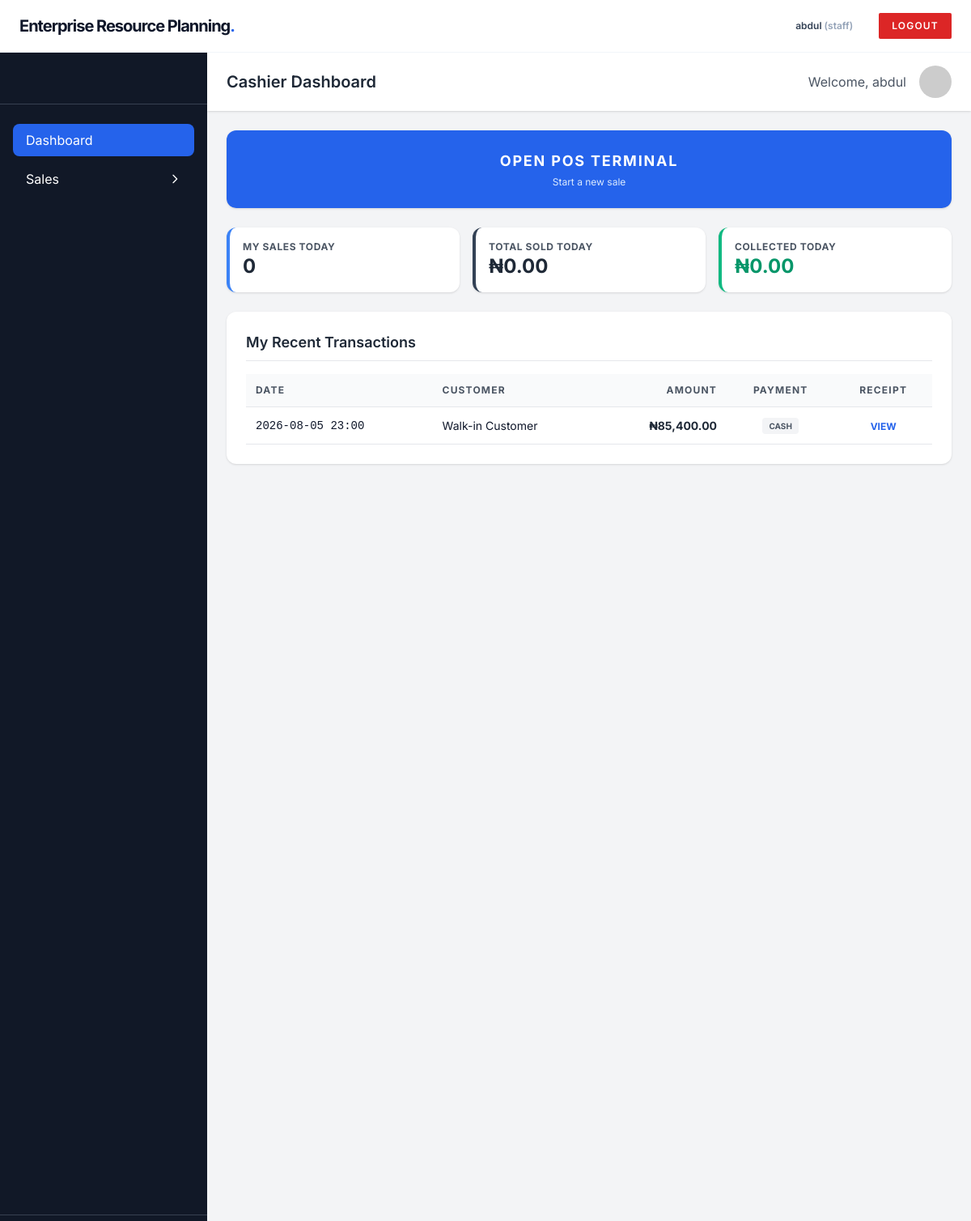
The app's page /cashier_dashboard.php (signed in) with its own data.
### tables this page shows
CREATE TABLE `sales` (
  `id` int(11) NOT NULL,
  `user_id` int(11) DEFAULT NULL,
  `total_amount` decimal(12,2) NOT NULL,
  `paid_amount` decimal(12,2) NOT NULL,
  `payment_method` varchar(50) DEFAULT NULL,
  `customer_name` varchar(150) DEFAULT NULL,
  `created_at` timestamp NOT NULL DEFAULT current_timestamp(),
  `sale_date` datetime NOT NULL DEFAULT current_timestamp()
);

### cashier_dashboard.php (the view, shortened to what this page needs)
<?php
require_once __DIR__ . '/config/db.php';
$user_id = current_user_id();
$today_sales_count = $pdo->prepare("
    SELECT COUNT(*) FROM sales WHERE user_id = ? AND DATE(sale_date) = CURDATE()
");
$today_sales_count->execute([$user_id]);
$today_sales_count = $today_sales_count->fetchColumn();
$today_sales_total = $pdo->prepare("
    SELECT SUM(total_amount) FROM sales WHERE user_id = ? AND DATE(sale_date) = CURDATE()
");
$today_sales_total->execute([$user_id]);
$today_sales_total = $today_sales_total->fetchColumn() ?: 0;
$today_collected = $pdo->prepare("
    SELECT SUM(paid_amount) FROM sales WHERE user_id = ? AND DATE(sale_date) = CURDATE()
");
$today_collected->execute([$user_id]);
$today_collected = $today_collected->fetchColumn() ?: 0;
$recent = $pdo->prepare("
    SELECT id, total_amount, paid_amount, payment_method, customer_name, sale_date
    FROM sales
    WHERE user_id = ?
    ORDER BY sale_date DESC
    LIMIT 10
");
$recent->execute([$user_id]);
$recent_sales = $recent->fetchAll(PDO::FETCH_ASSOC);
include __DIR__ . '/header.php';
?>
<div class="flex min-h-screen bg-gray-100">
    <?php include __DIR__ . '/sidebar.php'; ?>
    <div class="flex-1 flex flex-col">
        <header class="bg-white shadow px-6 py-4 flex justify-between items-center">
            <h1 class="text-xl font-semibold text-gray-800">Cashier Dashboard</h1>
            <div class="flex items-center space-x-4">
                <span class="text-gray-600">Welcome, <?= htmlspecialchars($_SESSION['user']['username']) ?></span>
                <img src="https://ui-avatars.com/api/?name=<?= urlencode($_SESSION['user']['username']) ?>" class="w-10 h-10 rounded-full" alt="User Avatar">
            </div>
        </header>
        <main class="p-4 sm:p-6 w-full">
            <a href="sales/pos.php" class="block mb-6 bg-blue-600 hover:bg-blue-700 text-white rounded-xl shadow p-6 text-center transition">
                <span class="text-lg font-bold uppercase tracking-widest">Open POS Terminal</span>
                <p class="text-xs text-blue-100 mt-1">Start a new sale</p>
            </a>
            <div class="grid grid-cols-1 sm:grid-cols-3 gap-4 mb-6">
                <div class="bg-white p-4 rounded-xl shadow border-l-4 border-blue-500">
                    <h2 class="text-gray-600 text-xs font-bold uppercase tracking-wider">My Sales Today</h2>
                    <p class="text-2xl font-bold text-gray-800"><?= (int)$today_sales_count ?></p>
                </div>
                <div class="bg-white p-4 rounded-xl shadow border-l-4 border-slate-700">
                    <h2 class="text-gray-600 text-xs font-bold uppercase tracking-wider">Total Sold Today</h2>
                    <p class="text-2xl font-bold text-gray-800">₦<?= number_format($today_sales_total, 2) ?></p>
                </div>
                <div class="bg-white p-4 rounded-xl shadow border-l-4 border-emerald-500">
                    <h2 class="text-gray-600 text-xs font-bold uppercase tracking-wider">Collected Today</h2>
                    <p class="text-2xl font-bold text-emerald-600">₦<?= number_format($today_collected, 2) ?></p>
                </div>
            </div>
            <div class="bg-white p-4 sm:p-6 rounded-xl shadow overflow-x-auto">
                <h2 class="text-lg font-semibold text-gray-800 mb-4 border-b pb-2">My Recent Transactions</h2>
                <table class="min-w-full text-left border-collapse table-auto">
                    <thead>
                        <tr class="bg-gray-50">
                            <th class="p-3 text-gray-600 text-xs uppercase font-bold tracking-widest border-b">Date</th>
                            <th class="p-3 text-gray-600 text-xs uppercase font-bold tracking-widest border-b">Customer</th>
                            <th class="p-3 text-gray-600 text-xs uppercase font-bold tracking-widest border-b text-right">Amount</th>
                            <th class="p-3 text-gray-600 text-xs uppercase font-bold tracking-widest border-b text-center">Payment</th>
                            <th class="p-3 text-gray-600 text-xs uppercase font-bold tracking-widest border-b text-center">Receipt</th>
                        </tr>
                    </thead>
                    <tbody>
                        <?php if (empty($recent_sales)): ?>
                            <tr>
                                <td colspan="5" class="p-6 border-b text-center text-gray-400 text-sm italic font-mono">No transactions yet — head to the POS to make your first sale.</td>
                            </tr>
                        <?php else: ?>
                            <?php foreach ($recent_sales as $sale): ?>
                                <tr class="hover:bg-gray-50 transition-colors">
                                    <td class="p-3 border-b text-sm font-mono"><?= date('Y-m-d H:i', strtotime($sale['sale_date'])) ?></td>
                                    <td class="p-3 border-b text-sm"><?= htmlspecialchars($sale['customer_name'] ?: 'Walk-in Customer') ?></td>
                                    <td class="p-3 border-b text-sm font-bold text-gray-800 text-right">₦<?= number_format($sale['total_amount'], 2) ?></td>
                                    <td class="p-3 border-b text-sm text-center">
                                        <span class="px-2 py-1 bg-gray-100 rounded text-[10px] font-bold uppercase text-gray-600"><?= htmlspecialchars($sale['payment_method']) ?></span>
                                    </td>
                                    <td class="p-3 border-b text-sm text-center">
                                        <a href="sales/invoice.php?id=<?= $sale['id'] ?>" target="_blank" class="text-blue-600 hover:underline text-xs font-bold uppercase">View</a>
                                    </td>
                                </tr>
                            <?php endforeach; ?>
                        <?php endif; ?>
                    </tbody>
                </table>
            </div>
        </main>
    </div>
</div>
<?php include __DIR__ . '/footer.php'; ?>

### header.php (style rules this page uses)
body { font-family: 'Inter', sans-serif; }

### records on screen
sales: sale_date "2026-08-05 23:00", customer_name "Walk-in Customer", total_amount "85,400.00", payment_method "CASH"

### other values on screen
$_SESSION['user']['username'] "abdul"
$_SESSION['user']['role'] "staff"
$today_sales_count "0"
$today_sales_total "0.00"
$today_collected "0.00"
